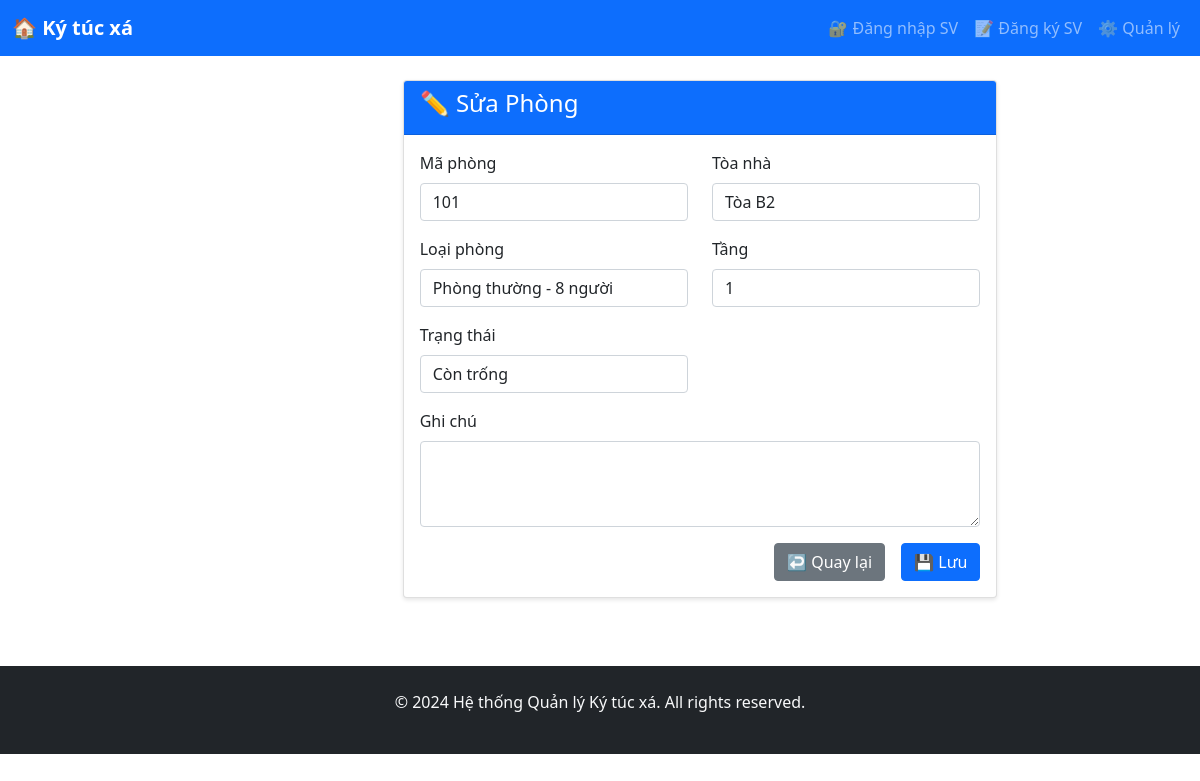
Page /rooms/7/edit/ on the committed database.
### dormitory/models.py (models this page shows, shortened)
class Room(models.Model):
    room_number = models.CharField(max_length=10)
    building = models.ForeignKey(Building, on_delete=models.CASCADE)
    room_type = models.ForeignKey(RoomType, on_delete=models.CASCADE)
    floor = models.IntegerField()
    status_choices = (
        ('available', 'Còn trống'),
        ('occupied', 'Đã thuê'),
        ('maintenance', 'Bảo trì'),
    )
    status = models.CharField(max_length=20, choices=status_choices, default='available')
    current_occupancy = models.IntegerField(default=0)
    notes = models.TextField(blank=True)
    class Meta:
        unique_together = ['building', 'room_number']

### dormitory/views.py (the view)
# urls.py: path('rooms/<int:pk>/edit/', views.room_update, name='room_edit'),
def room_update(request, pk):
    room = get_object_or_404(Room, pk=pk)
    if request.method == 'POST':
        form = RoomForm(request.POST, instance=room)
        if form.is_valid():
            form.save()
            return redirect('room_list')
    else:
        form = RoomForm(instance=room)
    return render(request, 'dormitory/room_form.html', {'form': form})

### dormitory/forms.py
class RoomForm(forms.ModelForm):
    class Meta:
        model = Room
        fields = ['room_number', 'building', 'room_type', 'floor', 'status', 'notes']
        widgets = {
            'room_number': forms.TextInput(attrs={'class': 'form-control'}),
            'building': forms.Select(attrs={'class': 'form-control'}),
            'room_type': forms.Select(attrs={'class': 'form-control'}),
            'floor': forms.NumberInput(attrs={'class': 'form-control'}),
            'status': forms.Select(attrs={'class': 'form-control'}),
            'notes': forms.Textarea(attrs={'class': 'form-control', 'rows': 3}),
        }

### dormitory/models.py (called while the page is built)
    def __str__(self):
        return self.name

    def __str__(self):
        return f"{self.name} - {self.capacity} người"

### dormitory/templates/dormitory/room_form.html (shortened to what this page needs)
{% extends 'base.html' %}
{% block content %}
<div class="row justify-content-center">
    <div class="col-md-8">
        <div class="card">
            <div class="card-header bg-primary text-white">
                <h4>{% if form.instance.pk %}✏️ Sửa{% else %}➕ Thêm{% endif %} Phòng</h4>
            </div>
            <div class="card-body">
                <form method="post">
                    <div class="row">
                        <div class="col-md-6 mb-3">
                            <label class="form-label">Mã phòng</label>
                            {{ form.room_number }}
                        </div>
                        <div class="col-md-6 mb-3">
                            <label class="form-label">Tòa nhà</label>
                            {{ form.building }}
                        </div>
                    </div>
                    <div class="row">
                        <div class="col-md-6 mb-3">
                            <label class="form-label">Loại phòng</label>
                            {{ form.room_type }}
                        </div>
                        <div class="col-md-6 mb-3">
                            <label class="form-label">Tầng</label>
                            {{ form.floor }}
                        </div>
                    </div>
                    <div class="row">
                        <div class="col-md-6 mb-3">
                            <label class="form-label">Trạng thái</label>
                            {{ form.status }}
                        </div>
                    </div>
                    <div class="mb-3">
                        <label class="form-label">Ghi chú</label>
                        {{ form.notes }}
                    </div>
                    <div class="d-grid gap-2 d-md-flex justify-content-md-end">
                        <a href="{% url 'room_list' %}" class="btn btn-secondary me-md-2">↩️ Quay lại</a>
                        <button type="submit" class="btn btn-primary">💾 Lưu</button>
                    </div>
                </form>
            </div>
        </div>
    </div>
</div>
{% endblock %}

### templates/base.html (style rules this page uses)
.card { box-shadow: 0 2px 4px rgba(0, 0, 0, 0.1); margin-bottom: 20px; }

### rows in the picture
Room: room_number "101", building "Tòa B2", room_type "Phòng thường - 8 người", floor "1", status "Còn trống"
